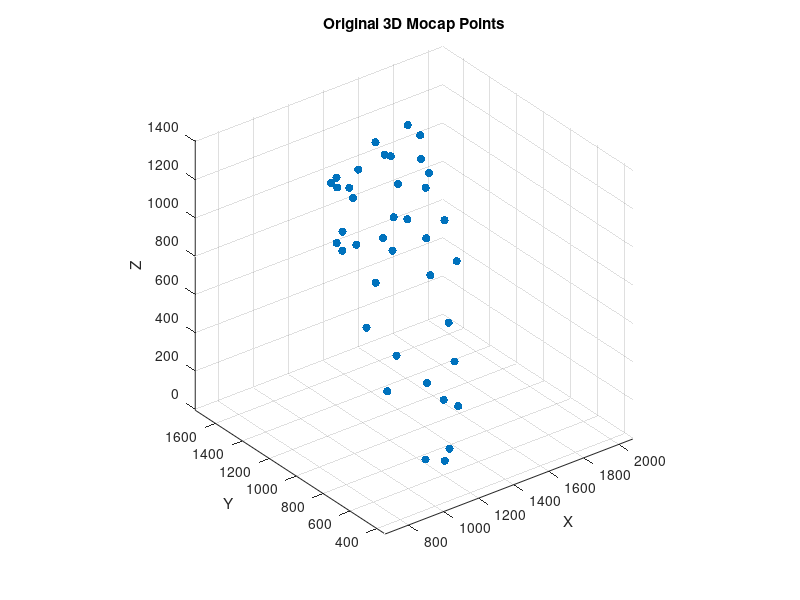

This chart was generated by the following MATLAB code:

%% Task 3.3  Triangulation Example
clc; clear; close all;

% --- Load the data you were given ---
load('Parameters_V1_1.mat');
cam1 = Parameters;
load('Parameters_V2_1.mat');
cam2 = Parameters;
load('mocapPoints3D.mat');

% For now just see what's inside:
disp('Camera 1 parameters:');
disp(cam1);

disp('Camera 2 parameters:');
disp(cam2);

disp('First few mocap points:');
disp(pts3D(:,1:5));

% --- Simple "result display" example ---
% (This just plots a few of the mocap 3D points)
figure;                     % open a new window
scatter3(pts3D(1,:), pts3D(2,:), pts3D(3,:), 'filled');

title('Original 3D Mocap Points');
xlabel('X'); ylabel('Y'); zlabel('Z');
grid on; axis equal;

